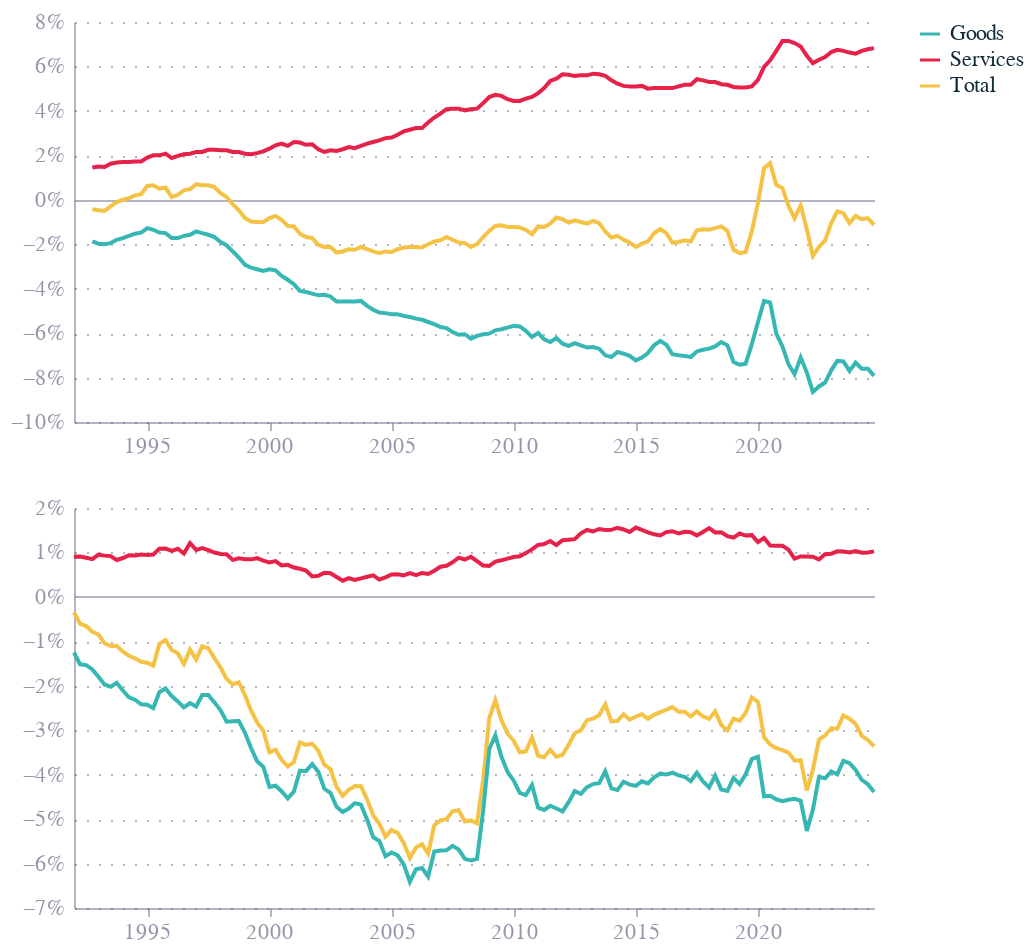

Notebook source saved alongside this figure:
### Code cell
alt.vconcat(chart_uk, chart_usa).display()

### Figure 1 — Vega-Lite specification as saved in the notebook (floating-point values rounded to 4 significant figures; data arrays with more than 128 entries replaced by an {"elided": "..."} marker saying what was removed)
{"config": {"font": "Circular Std", "text": {"color": "#676A86", "align": "left", "baseline": "middle", "dx": 7, "dy": 0, "fontSize": 11}, "view": {"stroke": null, "continuousWidth": 400, "continuousHeight": 300, "discreteWidth": 400, "discreteHeight": 300}, "range": {"category": ["#36B7B4", "#E6224B", "#F4C245", "#0063AF", "#00A767", "#179FDB", "#EB5C2E"], "diverging": ["#E6224B", "#E54753", "#C9C9C9", "#179FDB", "#122B39"], "heatmap": ["#C9C9C9", "#179FDB", "#0063AF", "#122B39"], "ordinal": ["#00A767", "#36B7B4", "#179FDB", "#0063AF", "#243B5A"]}, "bar": {"color": "#179fdb"}, "line": {"color": "#e6224b"}, "rule": {"color": "#676A86"}, "area": {"opacity": 0.3}, "point": {"filled": true, "size": 80, "color": "#e6224b", "opacity": 0.95}, "geoshape": {"stroke": "white", "strokeWidth": 0.3}, "rect": {"fill": "#d6d4d4", "opacity": 0.3}, "axis": {"labelColor": "#676A86", "labelFontSize": 11, "labelFont": "Circular Std", "labelOpacity": 0.7, "tickColor": "#676A86", "tickOpacity": 0.5, "domainColor": "#676A86", "domainOpacity": 0.5, "gridColor": "#676A86", "gridDash": [2, 2], "gridOpacity": 0.5, "title": null, "titleColor": "#676A86", "titleOpacity": 0.8, "tickSize": 4}, "axisXDiscrete": {"grid": false, "labelAngle": 0, "tickCount": 10, "tickOpacity": 0.5, "title": null}, "axisYDiscrete": {"ticks": false, "labelPadding": 5}, "axisXTemporal": {"grid": false, "ticks": true}, "axisXQuantitative": {"grid": true}, "axisYQuantitative": {"gridColor": "#676A86", "gridDash": [1, 5], "gridOpacity": 0.5, "ticks": false, "labelPadding": 5, "tickCount": 8, "titleAngle": 0, "titleAlign": "left", "titleBaseline": "bottom", "titleX": 0, "titleY": -5}, "title": {"color": "#676A86E6", "subtitleColor": "#676A86", "font": "Circular Std", "subtitleFont": "Circular Std", "anchor": "start", "fontSize": 14, "subtitleFontSize": 12, "subtitlePadding": 4, "offset": 0, "frame": "group"}, "legend": {"titleColor": "#122b39", "title": null, "labelColor": "#122b39", "labelFontSize": 11}}, "vconcat": [{"data": {"name": "data-c72defab4c9a7e08b1793a6af1982b63"}, "mark": {"type": "line"}, "encoding": {"color": {"field": "series", "type": "nominal"}, "x": {"field": "date", "type": "temporal"}, "y": {"axis": {"gridDash": {"expr": "datum.value == 0 ? [0,0] : [1,5]"}, "format": "%"}, "field": "value_smooth", "type": "quantitative"}}, "height": 200}, {"data": {"name": "data-992b3440f173ed57bf4f083a13b8514c"}, "mark": {"type": "line"}, "encoding": {"color": {"field": "series", "type": "nominal"}, "x": {"field": "date", "type": "temporal"}, "y": {"axis": {"gridDash": {"expr": "datum.value == 0 ? [0, 0] : [1, 5]"}, "format": "%"}, "field": "value_gdp", "type": "quantitative"}}, "height": 200}], "$schema": "https://vega.github.io/schema/vega-lite/v5.20.1.json", "datasets": {"data-c72defab4c9a7e08b1793a6af1982b63": {"elided": "396 records"}, "data-992b3440f173ed57bf4f083a13b8514c": {"elided": "396 records"}}}
